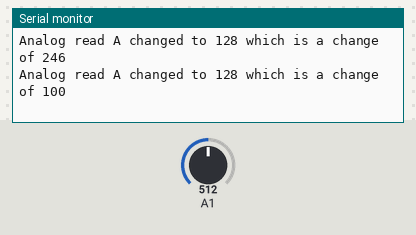
Recording of a sketch running on a simulated Arduino Zero (SAMD21). Shown: the last lines printed to the serial monitor. The inputs (shaded band) are chosen by the test bench; at power-on: A1 = 512 (analog values on the 0–1023 scale).

Above: at 1.2 s.
1.3 s: A1 set to 716
At 2.2 s:
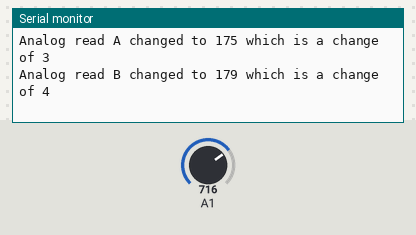
2.8 s: A1 set to 900
At 3.8 s:
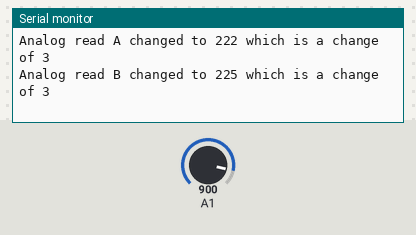
Timing chart, 0 to 5.8 s (numbered marks = the images above; inputs shaded):
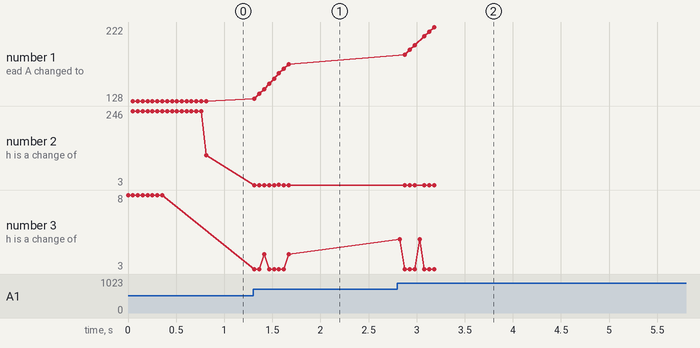

The sketch:

Arduino.ino
```cpp
/*
  Program written by JelleWho https://github.com/jellewie
*/
//#define StableAnalog_AverageAmount 16                         //On how much points to take the average from (default=16)
//#define StableAnalog_AnalogResolution 8                       //Howmany bits an analog read is (default=8 same as default Arduino boards)
//#define HALLREAD_AUTO_CALIBRATE                               //When in mode 2:hallRead auto_calibrate can be used, note this requires calibration after reboot to set the MAX and MIN values!

#include "StableAnalog/StableAnalog.h"

StableAnalog PotMeterA = StableAnalog(1);                       //Declare that we want to stabilize this input
StableAnalog PotMeterB = StableAnalog(15);                      //Declare some variable (in this case PotMeterB) to be at some pin (in this case 15)

void setup() {
  Serial.begin(115200);
  analogReadResolution(StableAnalog_AnalogResolution);          //Set StableAnalog_AnalogResolution
}

void loop() {

  POT A = PotMeterA.ReadStable();
  //Values are as definition ("MinChange, Stick, SkipFirst, Mode") as described in 'StableAnalog/StableAnalog.cpp' in '*::ReadStable(*){*}'
  //  They all have default values so dont need to be declaired.
  //MinChange   Howmuch the pot_value needs to change before we process it
  //PotStick    If this close to HIGH(max) or LOW(min) stick to it
  //SkipFirst   Skip the first x of measurements, this is so we have proper averages, else if will climb up from 0
  //Mode        0=analogRead(default)  1=touchRead  2=hallRead

  if (A.Changed) {                                              //If the value has changed (0=FALSE=not changed, and 1>=TRUE=amount of changed)
    Serial.println("Analog read A changed to " + String(A.Value) + " which is a change of " + String(A.Changed));
  }

  POT B = PotMeterA.ReadStable(2, 3, 0);
  if (B.Changed) {                                              //If the value has changed (0=FALSE=not changed, and 1>=TRUE=amount of changed)
    Serial.println("Analog read B changed to " + String(B.Value) + " which is a change of " + String(B.Changed));
  }

  delay(50);
}
```

StableAnalog.h
```cpp
/* Written by JelleWho https://github.com/jellewie
   https://github.com/jellewie/Arduino-Stable-analog-read
*/
#ifndef StableAnalog_h                                          //This prevents including this file more than once
#define StableAnalog_h

#ifndef StableAnalog_AverageAmount
# define StableAnalog_AverageAmount 16                          //On how much points to take the average from
#else
# if StableAnalog_AverageAmount > 64
#  Pragma "AverageAmount above 64 will overflow 'int PointTotal'"
# endif //StableAnalog_AverageAmount > 64
#endif //StableAnalog_AverageAmount

#ifndef StableAnalog_AnalogResolution
# define StableAnalog_AnalogResolution 8                        //Howmany bits an analog read is
#endif //StableAnalog_AnalogResolution

#ifndef StableAnalog_AnalogScaler
# define StableAnalog_AnalogScaler pow(2,(StableAnalog_AnalogResolution - 8))
#endif //StableAnalog_AnalogScaler

struct POT {
  byte Value;
  byte Changed;
  byte Raw;
};
class StableAnalog {
  private:                                                      //Private variables/functions
    byte pin;
    byte Counter;
    long PointTotal;
    byte Point[StableAnalog_AverageAmount];
    byte Old;
    byte InitCount;                                             //just the counter to block first measurements
  public:                                                       //public variables/functions (these can be acces from the normal sketch)
    StableAnalog(byte _pin);
	byte Read(byte mode = 0);							        //Just an AVERAGE of last x calls/measurements
	POT ReadStable(byte MinChange = 2, byte Stick = 2, byte SkipFirst = StableAnalog_AverageAmount, byte Mode = 0);
};
#include "StableAnalog.cpp"
#endif
```

Measured:
- after the input at 1.3 s, the serial monitor: prints a new line at once (image 1)
- after the input at 2.8 s, the serial monitor: prints a new line at once (image 2)
- plotted number 1: 128 → 175 after the input at 1.3 s, 175 → 222 after the input at 2.8 s
- plotted number 2: 100 → 3 after the input at 1.3 s
- plotted number 3: 8 → 4 after the input at 1.3 s
